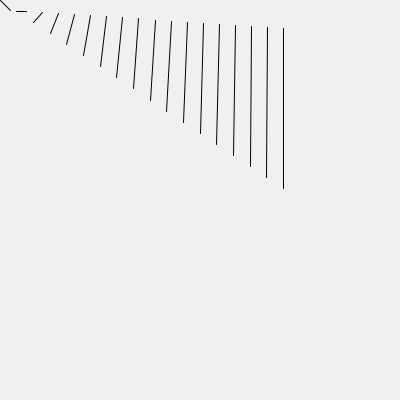
Frame 1 (no input)
Frame 60 (the mouse pressed at the canvas centre just before this capture): identical to frame 1, image omitted
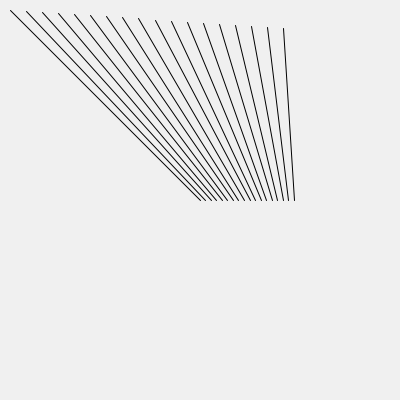
Frame 120 (the mouse held since frame 60 and released just before this capture)

The Processing sketch that drew these frames (run headless with seeded random() and noise(); from frame 60 on, the mouse is pressed at the canvas centre):

// Processing sketch: quad_hatch
// ── quad_hatch.pde
void setup() {
  size(400, 400);  
}

void draw(){
  background(240);
  PVector[] p = {new PVector(10, 10, 0), 
                new PVector(300, 30, 0), 
                new PVector(300, 200, 0), 
                new PVector(mouseX, mouseY, 0)
              };
  hatch_points(p, 18, 0);  // silly idea, use 0 or 1
}

void hatch_points(PVector[] points, int divisions, int sides) {
  for (int s = 0; s <= sides; s++) {
    PVector a = points[s]; 
    PVector b =  points[(s+1) % 4];
    PVector c = points[(s+2) % 4]; 
    PVector d = points[(s+3) % 4];
    for (int i = 0; i < divisions; i++) {
      float n = float(divisions);
      PVector s0 = PVector.lerp(a, b, i/n);
      PVector s1 = PVector.lerp(d, c, i/n);
      line(s0.x, s0.y, s1.x, s1.y);
    }
  }
}
